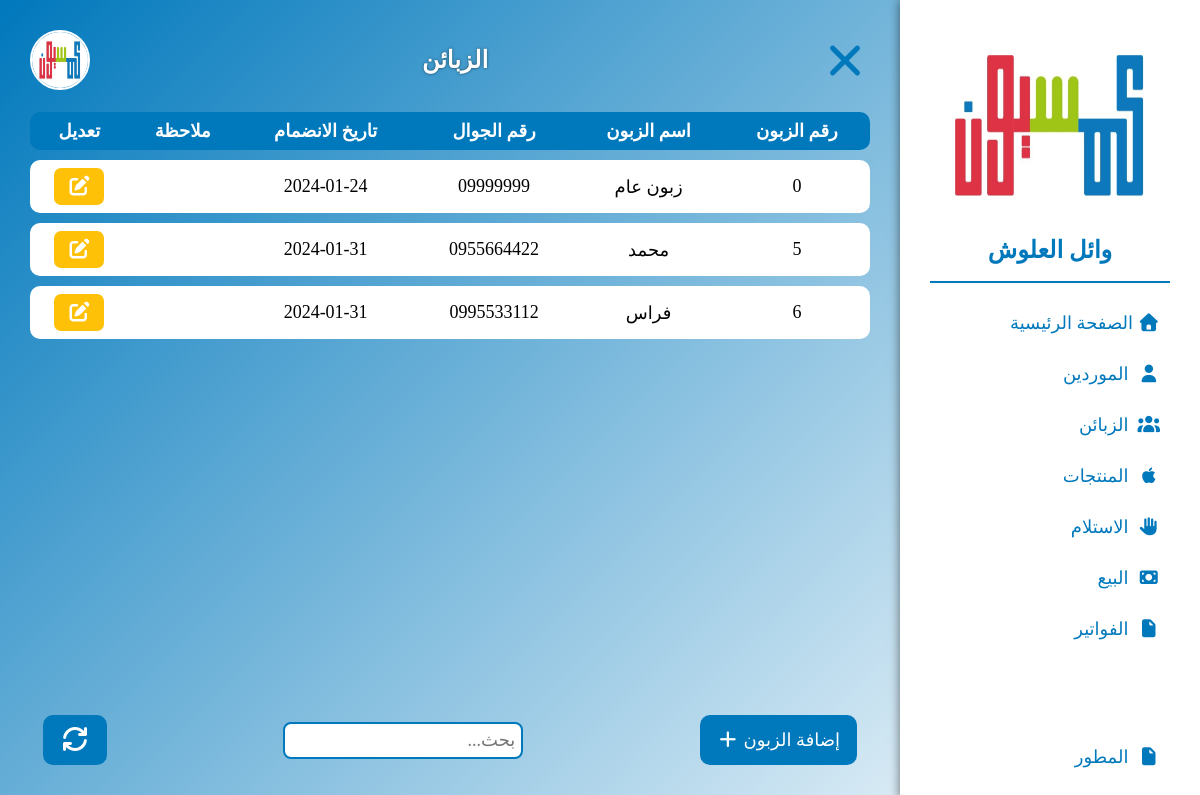
/customers.php (signed in), run on the app's committed database.
### tables this page shows
CREATE TABLE `customer` (
  `c_id` int(11) NOT NULL,
  `c_name` varchar(30) NOT NULL,
  `c_phone` varchar(14) NOT NULL,
  `c_date` date NOT NULL,
  `c_note` text
);

### customers.php (the view, shortened to what this page needs)
<!DOCTYPE html>
<html>
<head>
    <?php include_once "includes/head.php"; ?>
</head>
<body>
    <?php include_once "includes/sider.php"; ?>
    <div class="container wid">
        <?php include_once "includes/header.php"; ?>
        <div class="table">
            <table>
                <thead>
                    <tr>
                        <th>رقم الزبون</th>
                        <th>اسم الزبون</th>
                        <th>رقم الجوال</th>
                        <th>تاريخ الانضمام</th>
                        <th>ملاحظة</th>
                        <th>تعديل</th>
                    </tr>
                </thead>
                <tbody id="tbody">
                    <?php
                    include_once "includes/conn.php";
                    if ($conn) {
                        $sql = mysqli_query($conn, 'SELECT * FROM `customer`;');
                        if (mysqli_num_rows($sql) > 0) {
                            while ($data = mysqli_fetch_assoc($sql)) {
                    ?>
                                <tr>
                                    <td><?php echo $data["c_id"]; ?></td>
                                    <td><?php echo $data["c_name"]; ?></td>
                                    <td><?php echo $data["c_phone"]; ?></td>
                                    <td><?php echo $data["c_date"]; ?></td>
                                    <td><?php echo $data["c_note"]; ?></td>
                                    <td class="flex-c">
                                        <div class="edit" data-id="<?php echo $data["c_id"]; ?>" data-name="<?php echo $data["c_name"]; ?>" data-phone="<?php echo $data["c_phone"]; ?>" data-date="<?php echo $data["c_date"]; ?>" data-note="<?php echo $data["c_note"]; ?>">
                                            <i class="fa-solid fa-edit"></i>
                                        </div>
                                    </td>
                                </tr>
                    <?php
                            }
                        }
                    }
                    ?>
                </tbody>
            </table>
        </div>
        <div class="settings flex-b p10">
            <div id="btn-dialog-add" class="btn">إضافة الزبون <i class="fa-solid fa-plus"></i></div>
            <div class="input-box">
                <input type="text" id="search" name="search" autofocus placeholder="بحث...">
            </div>
            <a href="customers.php" class="btn btn-square">
                <i class="fa-solid fa-refresh"></i>
            </a>
        </div>
    </div>
</body>
</html>

### styles/main.css (style rules this page uses)
* { margin: 0; padding: 0; box-sizing: border-box; transition: all 0.3s; font-family: wael; }
html { scroll-behavior: smooth; direction: rtl; }
i.fa-solid, i.fa-brands { transition: none !important; }
:root { --main: #0078bc; --sub: #fff; --shd: #00000088; --val: 10px; --wrong: #dc3545; --sucs: #ffc107; }
.flex-c { display: flex; align-items: center; justify-content: center; flex-wrap: wrap; }
.flex-b { display: flex; align-items: center; justify-content: space-between; flex-wrap: wrap; }
.p10 { padding: var(--val); }
.btn { background-color: var(--main); color: var(--sub); padding: var(--val) 15px; margin: 3px; border-radius: var(--val); font-size: 18px; line-height: 26px; display: inline-block; text-align: center; cursor: pointer; transition: all .3s ease; border: 2px solid var(--main); outline: none; min-width: 150px; }
.btn-square { font-size: 24px; min-width: 50px !important; height: 50px !important; }
.container { width: 100%; height: 100vh; overflow: hidden; background: linear-gradient(135deg, var(--main), var(--sub)); padding: 30px; }
.container.wid { padding: 30px 330px 30px 30px; position: relative; }

### styles/navs.css (style rules this page uses)
.input-box { position: relative; display: inline-block; }
.input-box input, .input-box select, .input-box textarea { font-size: 18px; outline: none; border: 2px solid var(--main); padding: 6px; border-radius: 8px; width: 240px; }

### styles/table.css (style rules this page uses)
.table { width: 100%; height: 75vh; overflow: auto; }
.table table { width: 100%; border-spacing: 0 10px; }
.table table thead tr th { background-color: var(--main); color: var(--sub); font-size: 18px; padding: 8px; }
.table table thead tr th:first-child { border-radius: 0 10px 10px 0; }
.table table thead tr th:last-child { border-radius: 10px 0 0 10px; }
.table table tbody tr td,.table table tfoot tr td { text-align: center; font-size: 18px; padding: 8px; background-color: var(--sub); }
.table table tbody tr td:first-child { border-radius: 0 10px 10px 0; }
.table table tbody tr td:last-child { border-radius: 10px 0 0 10px; }
.table .edit { color: var(--sub); background-color: var(--sucs); border-radius: 7px; font-size: 20px; width: 50px; padding: 7px; cursor: pointer; }
.settings { width: 100%; }

### data on the page
customer: c_id "0", c_name "زبون عام", c_phone "09999999", c_date "2024-01-24"
customer: c_id "5", c_name "محمد", c_phone "0955664422", c_date "2024-01-31"
customer: c_id "6", c_name "فراس", c_phone "0995533112", c_date "2024-01-31"

### other printed values
$_SESSION["username"] "وائل العلوش"
